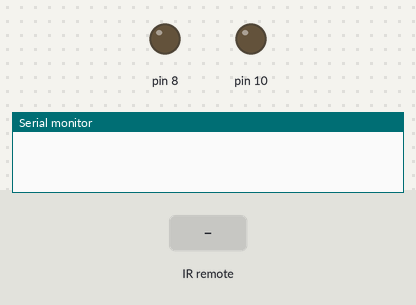
A sketch run on a simulated Arduino Uno, built with avr-gcc and run on an emulated ATmega328P. On the bench: output pins drawn as LEDs (lit = HIGH), the last lines printed to the serial monitor. Inputs (shaded band) come from the test bench.

Above: at 1.2 s.
1.3 s: infrared code 0xFFFFFFFF received
At 2.3 s:
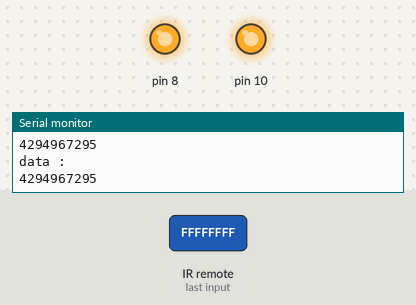
Timing chart, 0 to 4.3 s (numbered marks = the images above; inputs shaded):
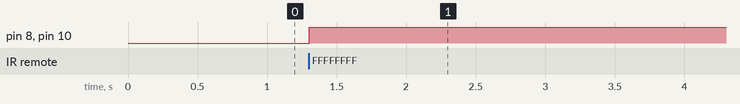

Measured:
- after the input at 1.3 s, pin 8, pin 10: LOW → HIGH at once

The sketch:

ir_remote_first.ino
```cpp
// (licence header left out)
#include <IRremote.h>

int RECV_PIN = 11;

IRrecv irrecv(RECV_PIN);

decode_results results;


void setup()
{
  Serial.begin(9600);
  irrecv.enableIRIn(); // Start the receiver
  pinMode(8, OUTPUT);
  pinMode(10, OUTPUT);
}


void loop() {

  if (irrecv.decode(&results)) {
    Serial.println("HEX : ");
    Serial.println(results.value, HEX);
    Serial.println("DEC : ");
    Serial.println(results.value, DEC);


    unsigned long data = results.value;
    Serial.println("data : ");
    Serial.println(data);


    if (data == 4294967295) {
      digitalWrite(10, HIGH);
      digitalWrite(8, HIGH);
    }
    else {
      digitalWrite(10, LOW);
      digitalWrite(8, LOW);
    }


  }
  irrecv.resume(); // Receive the next value


  delay(100);
}
```
